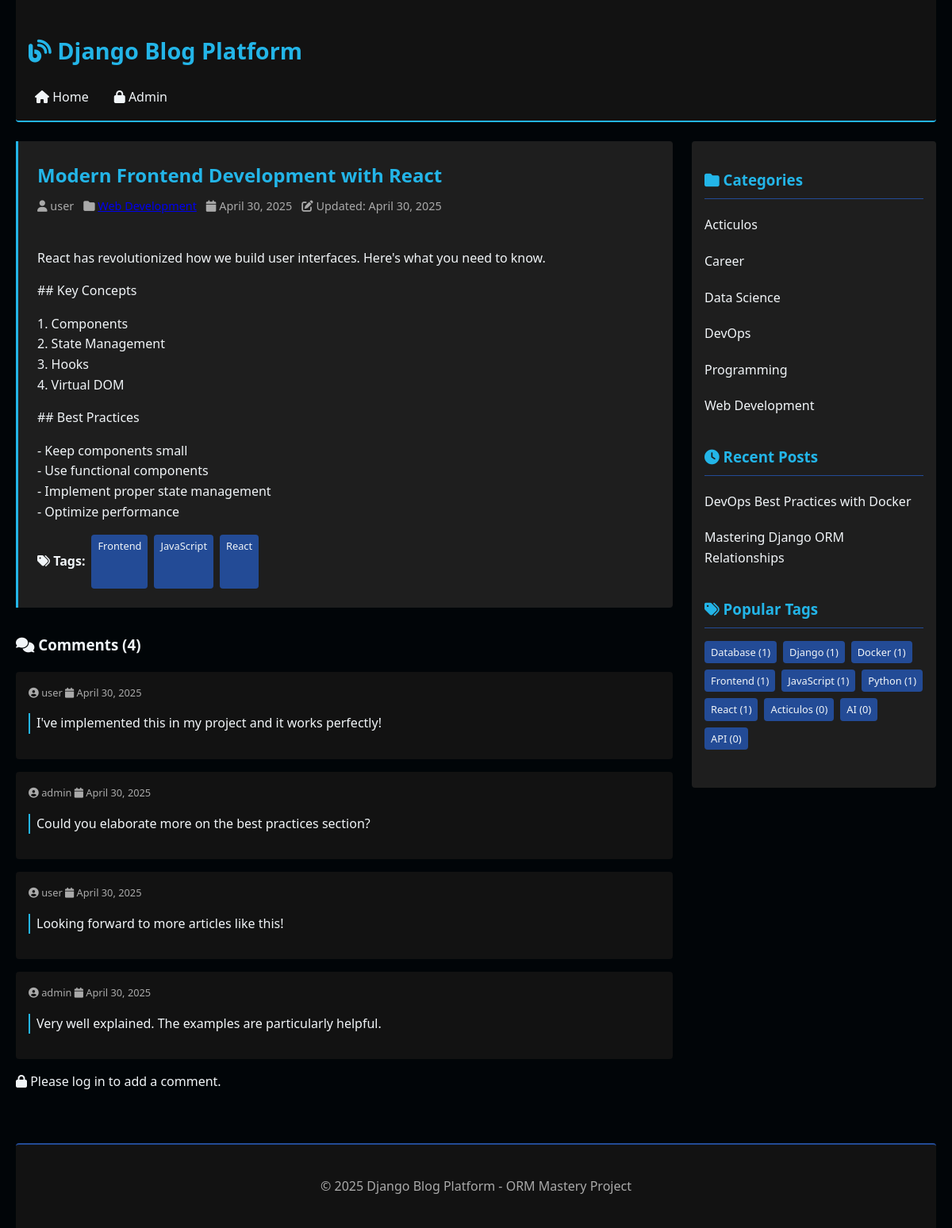
The app's page /post/modern-frontend-development-with-react/ with its own data.
### blog/models.py (models this page shows, shortened)
class Post(models.Model):
    STATUS_CHOICES = (
        ('draft', 'Draft'),
        ('published', 'Published'),
    )
    title = models.CharField(max_length=200)
    slug = models.SlugField(unique=True, max_length=200)
    content = models.TextField()
    featured_image = models.ImageField(upload_to='posts/', blank=True)
    created_at = models.DateTimeField(auto_now_add=True)
    updated_at = models.DateTimeField(auto_now=True)
    published_at = models.DateTimeField(null=True, blank=True)
    status = models.CharField(max_length=10, choices=STATUS_CHOICES, default='draft')
    author = models.ForeignKey(User, on_delete=models.CASCADE, related_name='posts')
    category = models.ForeignKey(Category, on_delete=models.CASCADE, related_name='posts')
    tags = models.ManyToManyField(Tag, related_name='posts', blank=True)
    objects = models.Manager()  # Default manager
    blog_objects = PostManager()  # Custom manager
    class Meta:
        ordering = ['-created_at']
        indexes = [
            models.Index(fields=['-created_at']),
        ]

class Tag(models.Model):
    name = models.CharField(max_length=50)
    slug = models.SlugField(unique=True)
    class Meta:
        ordering = ['name']

class Comment(models.Model):
    post = models.ForeignKey(Post, on_delete=models.CASCADE, related_name='comments')
    author = models.ForeignKey(User, on_delete=models.CASCADE, related_name='comments')
    content = models.TextField()
    created_at = models.DateTimeField(auto_now_add=True)
    is_approved = models.BooleanField(default=False)
    objects = models.Manager()  # Default manager
    blog_objects = CommentManager()  # Custom manager
    class Meta:
        ordering = ['created_at']
        indexes = [
            models.Index(fields=['created_at']),
        ]

class Category(models.Model):
    name = models.CharField(max_length=100)
    slug = models.SlugField(unique=True)
    description = models.TextField(blank=True)
    class Meta:
        verbose_name_plural = "categories"
        ordering = ['name']

### blog/views.py (the view)
# urls.py: path('post/<slug:slug>/', views.PostDetailView.as_view(), name='post_detail'),
class PostDetailView(DetailView):
    model = Post
    template_name = 'blog/post_detail.html'
    context_object_name = 'post'
    def get_queryset(self):
        return Post.blog_objects.published()
    def get_context_data(self, **kwargs):
        context = super().get_context_data(**kwargs)
        context['comments'] = self.object.comments.filter(is_approved=True)
        context['categories'] = Category.objects.all()
        context['tags'] = Tag.objects.annotate(
            posts_count=Count('posts')
        ).order_by('-posts_count')[:10]
        recent_posts = Post.blog_objects.recent_posts().exclude(id=self.object.id)
        context['recent_posts'] = recent_posts[:5]  # Ajustar el slicing después del filtro
        return context

### blog/managers.py (called while the page is built)
    def published(self):
        return self.filter(
            status='published',
            published_at__lte=timezone.now()
        )

    def recent_posts(self):
        return self.published().order_by('-published_at')

### blog/templates/blog/post_detail.html (shortened to what this page needs)
{% extends "blog/base.html" %}
{% block content %}
    <article class="post">
        <h2 class="post__title">{{ post.title }}</h2>
        <div class="post__meta">
            <span><i class="fas fa-user"></i> {{ post.author.username }}</span>
            <span><i class="fas fa-folder"></i> <a href="{% url 'blog:category_detail' post.category.slug %}">{{ post.category.name }}</a></span>
            <span><i class="fas fa-calendar"></i> {{ post.created_at|date:"F j, Y" }}</span>
            {% if post.updated_at %}
                <span><i class="fas fa-edit"></i> Updated: {{ post.updated_at|date:"F j, Y" }}</span>
            {% endif %}
        </div>
        <div class="post__content">
            {{ post.content|linebreaks }}
        </div>
        {% if post.tags.all %}
            <div class="post__tags">
                <h4><i class="fas fa-tags"></i> Tags:</h4>
                {% for tag in post.tags.all %}
                    <a href="{% url 'blog:tag_detail' tag.slug %}" class="tag">
                        {{ tag.name }}
                    </a>
                {% endfor %}
            </div>
        {% endif %}
    </article>
    <section class="comments">
        <h3><i class="fas fa-comments"></i> Comments ({{ comments.count }})</h3>
        {% for comment in comments %}
            <div class="comment">
                <div class="comment__meta">
                    <i class="fas fa-user-circle"></i> {{ comment.author.username }}
                    <span><i class="fas fa-calendar"></i> {{ comment.created_at|date:"F j, Y" }}</span>
                </div>
                <div class="comment__content">
                    {{ comment.content|linebreaks }}
                </div>
            </div>
        {% empty %}
            <p><i class="fas fa-info-circle"></i> No comments yet. Be the first to comment!</p>
        {% endfor %}
        {% if user.is_authenticated %}
            <div class="form">
                <h3 class="form__title"><i class="fas fa-comment"></i> Add a Comment</h3>
                <a href="{% url 'blog:add_comment' post.slug %}" class="form__button">
                    <i class="fas fa-pencil-alt"></i> Write a comment
                </a>
            </div>
        {% else %}
            <p><i class="fas fa-lock"></i> Please log in to add a comment.</p>
        {% endif %}
    </section>
{% endblock %}

### blog/templates/blog/base.html (shortened to what this page needs)
<!DOCTYPE html>
<html lang="en">
<head>
    <link rel="stylesheet" href="https://cdnjs.cloudflare.com/ajax/libs/font-awesome/6.4.0/css/all.min.css">
    <link rel="stylesheet" href="/static/css/style.css">
</head>
<body>
    <header class="header">
        <h1><a href="{% url 'blog:post_list' %}" class="header__title">
            <i class="fas fa-blog"></i> Django Blog Platform
        </a></h1>
        <nav class="header__nav">
            <ul class="header__nav-list">
                <li><a href="{% url 'blog:post_list' %}" class="header__nav-link">
                    <i class="fas fa-home"></i> Home
                </a></li>
                <li><a href="{% url 'admin:index' %}" class="header__nav-link">
                    <i class="fas fa-lock"></i> Admin
                </a></li>
            </ul>
        </nav>
    </header>
    <div class="layout">
        <main class="layout__main">
            {% block content %}{% endblock %}
        </main>
        <aside class="layout__sidebar">
            <section class="sidebar__section">
                <h3 class="sidebar__title">
                    <i class="fas fa-folder"></i> Categories
                </h3>
                <ul class="sidebar__list">
                    {% for category in categories %}
                        <li class="sidebar__item">
                            <a href="{% url 'blog:category_detail' category.slug %}" class="sidebar__link">
                                {{ category.name }} {% if category.posts_count %}({{ category.posts_count }}){% endif %}
                            </a>
                        </li>
                    {% empty %}
                        <li class="sidebar__item">No categories available</li>
                    {% endfor %}
                </ul>
            </section>
            <section class="sidebar__section">
                <h3 class="sidebar__title">
                    <i class="fas fa-clock"></i> Recent Posts
                </h3>
                <ul class="sidebar__list">
                    {% for post in recent_posts %}
                        <li class="sidebar__item">
                            <a href="{% url 'blog:post_detail' post.slug %}" class="sidebar__link">
                                {{ post.title }}
                            </a>
                        </li>
                    {% empty %}
                        <li class="sidebar__item">No recent posts</li>
                    {% endfor %}
                </ul>
            </section>
            <section class="sidebar__section">
                <h3 class="sidebar__title">
                    <i class="fas fa-tags"></i> Popular Tags
                </h3>
                <div class="post__tags">
                    {% for tag in tags %}
                        <a href="{% url 'blog:tag_detail' tag.slug %}" class="tag">
                            {{ tag.name }} ({{ tag.posts_count }})
                        </a>
                    {% empty %}
                        <p>No tags available</p>
                    {% endfor %}
                </div>
            </section>
        </aside>
    </div>
    <footer class="footer">
        <p>&copy; {% now "Y" %} Django Blog Platform - ORM Mastery Project</p>
    </footer>
</body>
</html>

### static/css/style.css (style rules this page uses)
:root { --color-primary: #23B5E8; --color-secondary: #234B96; --color-success: #23B58B; --color-warning: #E8B523; --color-danger: #E23B58; --color-black: #010508; --color-white: #F1F5F8; }
body { font-family: 'Segoe UI', Tahoma, Geneva, Verdana, sans-serif; line-height: 1.6; color: var(--color-white); background-color: var(--color-black); max-width: 1200px; margin: 0 auto; padding: 0 20px; }
.header { background-color: #121212; padding: 1rem; margin-bottom: 1.5rem; border-bottom: 2px solid var(--color-primary); border-radius: 0 0 4px 4px; }
.header__title { color: var(--color-primary); text-decoration: none; font-size: 1.8rem; }
.header__nav { margin-top: 0.5rem; }
.header__nav-list { display: flex; list-style: none; padding: 0; margin: 0; gap: 1rem; }
.header__nav-link { color: var(--color-white); text-decoration: none; padding: 0.5rem; border-radius: 4px; transition: all 0.3s ease; }
.layout { display: flex; flex-wrap: wrap; gap: 1.5rem; }
.layout__main { flex: 3; min-width: 60%; }
.layout__sidebar { flex: 1; min-width: 250px; background-color: #1E1E1E; padding: 1rem; border-radius: 4px; align-self: flex-start; }
.post { background-color: #1E1E1E; border-left: 3px solid var(--color-primary); padding: 1.5rem; margin-bottom: 1.5rem; border-radius: 0 4px 4px 0; transition: transform 0.3s ease, box-shadow 0.3s ease; }
.post__title { color: var(--color-primary); margin-top: 0; margin-bottom: 0.5rem; }
.post__meta { color: #AAAAAA; font-size: 0.9rem; margin-bottom: 1rem; display: flex; flex-wrap: wrap; gap: 0.75rem; }
.post__content { margin-top: 1rem; }
.post__tags { margin-top: 1rem; display: flex; flex-wrap: wrap; gap: 0.5rem; }
.tag { background-color: var(--color-secondary); color: var(--color-white); padding: 0.25rem 0.5rem; border-radius: 4px; font-size: 0.8rem; text-decoration: none; transition: all 0.3s ease; }
.comments { margin-top: 2rem; }
.comment { background-color: #121212; padding: 1rem; margin-bottom: 1rem; border-radius: 4px; }
.comment__meta { color: #AAAAAA; font-size: 0.8rem; margin-bottom: 0.5rem; }
.comment__content { padding-left: 0.5rem; border-left: 2px solid var(--color-primary); }
.sidebar__section { margin-bottom: 2rem; }
.sidebar__title { color: var(--color-primary); border-bottom: 1px solid var(--color-secondary); padding-bottom: 0.5rem; margin-bottom: 1rem; }
.sidebar__list { list-style: none; padding: 0; }
.sidebar__item { margin-bottom: 0.75rem; }
.sidebar__link { color: var(--color-white); text-decoration: none; padding: 0.25rem 0; display: block; transition: all 0.3s ease; }
.footer { background-color: #121212; color: #AAAAAA; padding: 1.5rem; margin-top: 3rem; text-align: center; border-top: 2px solid var(--color-secondary); border-radius: 4px 4px 0 0; }

### records on screen
Post: title "Modern Frontend Development with React", author.username "user", created_at "April 30, 2025", updated_at "April 30, 2025", content "React has revolutionized how we build user interfaces. Here's what you need to know. ## Key Concepts 1. Components 2. State Management 3. Hooks 4. Virtual DOM ## Best Practices - Keep components small - Use functional components - Implement proper state management - Optimize performance"
Tag: name "Frontend", posts_count "1"
Tag: name "JavaScript", posts_count "1"
Tag: name "React", posts_count "1"
Comment: author.username "user", created_at "April 30, 2025", content "I've implemented this in my project and it works perfectly!"
Comment: author.username "admin", created_at "April 30, 2025", content "Could you elaborate more on the best practices section?"
Comment: author.username "user", created_at "April 30, 2025", content "Looking forward to more articles like this!"
Comment: author.username "admin", created_at "April 30, 2025", content "Very well explained. The examples are particularly helpful."
Category: name "Acticulos"
Category: name "Career"
Category: name "Data Science"
Category: name "DevOps"
Category: name "Programming"
Category: name "Web Development"
Post: title "DevOps Best Practices with Docker"
Post: title "Mastering Django ORM Relationships"
Tag: name "Database", posts_count "1"
Tag: name "Django", posts_count "1"
Tag: name "Docker", posts_count "1"
Tag: name "Python", posts_count "1"
Tag: name "Acticulos", posts_count "0"
Tag: name "AI", posts_count "0"
Tag: name "API", posts_count "0"

### other values on screen
{{ comments.count }} "4"
